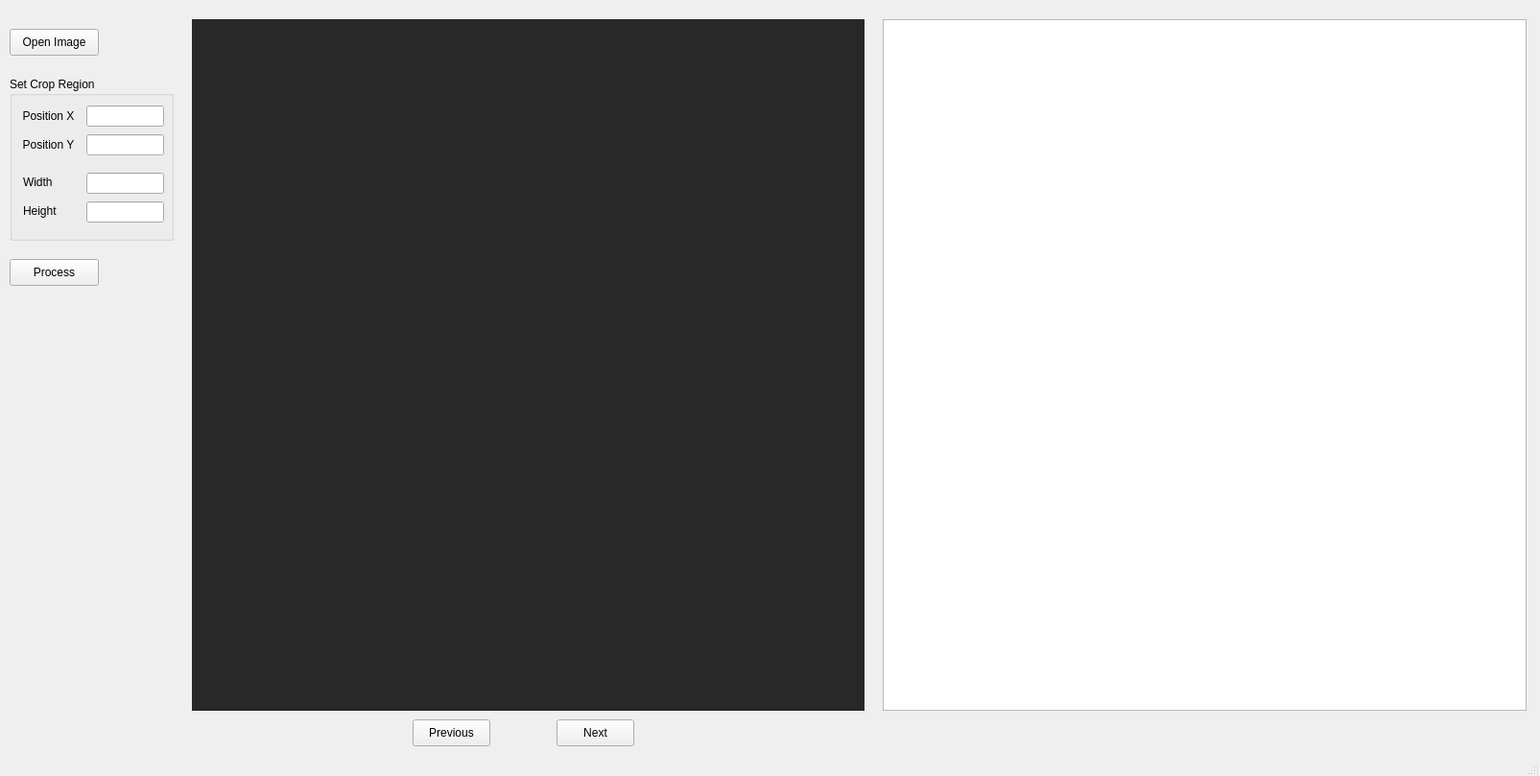
<?xml version="1.0" encoding="UTF-8"?>
<ui version="4.0">
 <class>ReadAndPrintClass</class>
 <widget class="QMainWindow" name="ReadAndPrintClass">
  <property name="geometry">
   <rect>
    <x>0</x>
    <y>0</y>
    <width>1605</width>
    <height>809</height>
   </rect>
  </property>
  <property name="windowTitle">
   <string>ReadAndPrint</string>
  </property>
  <widget class="QWidget" name="centralWidget">
   <widget class="QLabel" name="ImageViewer">
    <property name="geometry">
     <rect>
      <x>200</x>
      <y>20</y>
      <width>701</width>
      <height>721</height>
     </rect>
    </property>
    <property name="autoFillBackground">
     <bool>false</bool>
    </property>
    <property name="styleSheet">
     <string notr="true">background-color: rgb(40, 40, 40)</string>
    </property>
    <property name="text">
     <string/>
    </property>
    <property name="textFormat">
     <enum>Qt::AutoText</enum>
    </property>
    <property name="scaledContents">
     <bool>false</bool>
    </property>
   </widget>
   <widget class="QPushButton" name="openImageBtn">
    <property name="geometry">
     <rect>
      <x>10</x>
      <y>30</y>
      <width>93</width>
      <height>28</height>
     </rect>
    </property>
    <property name="text">
     <string>Open Image</string>
    </property>
   </widget>
   <widget class="QPushButton" name="processBtn">
    <property name="geometry">
     <rect>
      <x>10</x>
      <y>270</y>
      <width>93</width>
      <height>28</height>
     </rect>
    </property>
    <property name="text">
     <string>Process</string>
    </property>
   </widget>
   <widget class="QPlainTextEdit" name="outputText">
    <property name="geometry">
     <rect>
      <x>920</x>
      <y>20</y>
      <width>671</width>
      <height>721</height>
     </rect>
    </property>
   </widget>
   <widget class="QPushButton" name="nextImageBtn">
    <property name="geometry">
     <rect>
      <x>580</x>
      <y>750</y>
      <width>81</width>
      <height>28</height>
     </rect>
    </property>
    <property name="text">
     <string>Next</string>
    </property>
   </widget>
   <widget class="QPushButton" name="prevImageBtn">
    <property name="geometry">
     <rect>
      <x>430</x>
      <y>750</y>
      <width>81</width>
      <height>28</height>
     </rect>
    </property>
    <property name="text">
     <string>Previous</string>
    </property>
   </widget>
   <widget class="QLabel" name="numOfImages">
    <property name="geometry">
     <rect>
      <x>520</x>
      <y>750</y>
      <width>55</width>
      <height>21</height>
     </rect>
    </property>
    <property name="text">
     <string/>
    </property>
    <property name="alignment">
     <set>Qt::AlignCenter</set>
    </property>
   </widget>
   <widget class="QGroupBox" name="groupBox">
    <property name="geometry">
     <rect>
      <x>10</x>
      <y>80</y>
      <width>171</width>
      <height>171</height>
     </rect>
    </property>
    <property name="title">
     <string>Set Crop Region</string>
    </property>
    <widget class="QLabel" name="label">
     <property name="geometry">
      <rect>
       <x>10</x>
       <y>30</y>
       <width>61</width>
       <height>21</height>
      </rect>
     </property>
     <property name="text">
      <string>Position X</string>
     </property>
     <property name="alignment">
      <set>Qt::AlignCenter</set>
     </property>
    </widget>
    <widget class="QLabel" name="label_2">
     <property name="geometry">
      <rect>
       <x>10</x>
       <y>60</y>
       <width>61</width>
       <height>21</height>
      </rect>
     </property>
     <property name="text">
      <string>Position Y</string>
     </property>
     <property name="alignment">
      <set>Qt::AlignCenter</set>
     </property>
    </widget>
    <widget class="QLineEdit" name="posXTextBox">
     <property name="geometry">
      <rect>
       <x>80</x>
       <y>30</y>
       <width>81</width>
       <height>22</height>
      </rect>
     </property>
     <property name="text">
      <string/>
     </property>
    </widget>
    <widget class="QLineEdit" name="PosYTextBox">
     <property name="geometry">
      <rect>
       <x>80</x>
       <y>60</y>
       <width>81</width>
       <height>22</height>
      </rect>
     </property>
    </widget>
    <widget class="QLabel" name="label_3">
     <property name="geometry">
      <rect>
       <x>14</x>
       <y>100</y>
       <width>41</width>
       <height>20</height>
      </rect>
     </property>
     <property name="text">
      <string>Width</string>
     </property>
    </widget>
    <widget class="QLabel" name="label_4">
     <property name="geometry">
      <rect>
       <x>14</x>
       <y>130</y>
       <width>41</width>
       <height>20</height>
      </rect>
     </property>
     <property name="text">
      <string>Height</string>
     </property>
    </widget>
    <widget class="QLineEdit" name="widthTextBox">
     <property name="geometry">
      <rect>
       <x>80</x>
       <y>100</y>
       <width>81</width>
       <height>22</height>
      </rect>
     </property>
    </widget>
    <widget class="QLineEdit" name="heightTextBox">
     <property name="geometry">
      <rect>
       <x>80</x>
       <y>130</y>
       <width>81</width>
       <height>22</height>
      </rect>
     </property>
    </widget>
   </widget>
  </widget>
  <widget class="QStatusBar" name="statusBar"/>
 </widget>
 <layoutdefault spacing="6" margin="11"/>
 <resources>
  <include location="readandprint.qrc"/>
 </resources>
 <connections/>
 <slots>
  <slot>on_openImageBtn_clicked()</slot>
  <slot>on_processBtn_clicked()</slot>
  <slot>on_prevImageBtn_clicked()</slot>
  <slot>on_nextImageBtn_clicked()</slot>
 </slots>
</ui>
